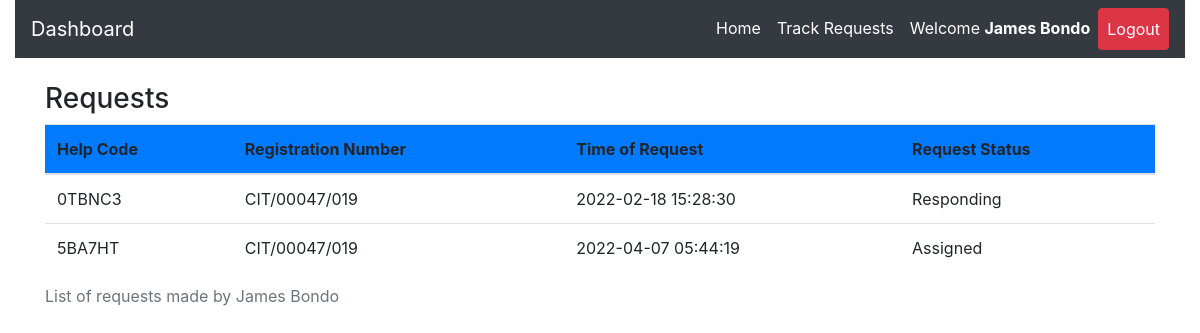
Page /track.php (signed in) on the earlier database version.
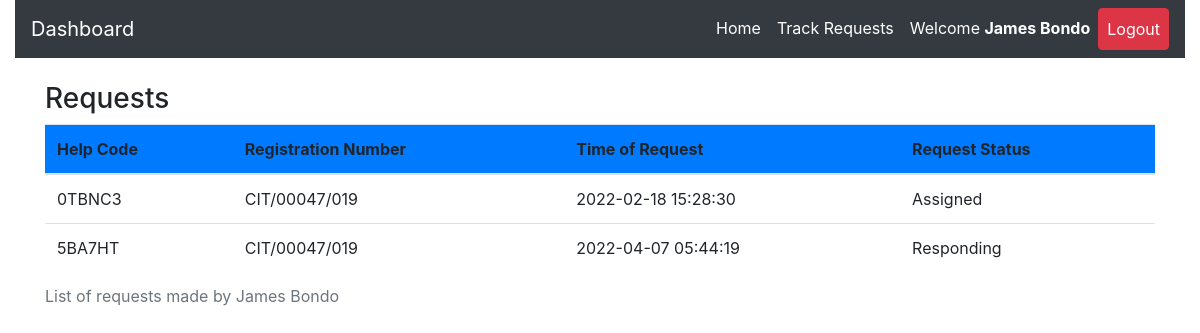
Same page on the later database version.
### tables this page shows
CREATE TABLE `request_status` (
  `id` int(11) NOT NULL,
  `helpID` varchar(50) NOT NULL,
  `ip_address` varchar(100) NOT NULL,
  `request_latitude` varchar(50) NOT NULL,
  `request_longitude` varchar(50) NOT NULL,
  `status` varchar(50) DEFAULT 'Pending',
  `admNo` varchar(255) NOT NULL,
  `timestamp` datetime NOT NULL DEFAULT CURRENT_TIMESTAMP
);

### track.php (the view, shortened to what this page needs)
<?php
include 'server.php';
?>
<!DOCTYPE html>
<html lang="en">
<?php
include './components/header.php';
?>
  <body>
    <?php
    include './components/navbar.php';
    ?>
<div class="container mt-4">
<table class="table">
  <caption>List of requests made by <?php  echo  $_SESSION['firstname'].' '. $_SESSION['lastname']; ?></caption>
  <thead>
      <h3>Requests</h3>
    <tr class='bg-primary'>
      <th scope="col">Help Code</th>
      <th scope="col">Registration Number</th>
      <th scope="col">Time of Request</th>
      <th scope="col">Request Status</th>
    </tr>
  </thead>
  <tbody>
        <?php
        if($_SESSION['username']){
            $reg_num = $_SESSION['username'];
            $data_fetch_query = "SELECT * FROM `request_status` WHERE admNo='$reg_num'";
            $data_result = mysqli_query($db, $data_fetch_query);
            if ($data_result->num_rows > 0){
                while($row = $data_result->fetch_assoc()) {
            echo "<tr> <td>" .$row["helpID"].  "</td>";
            echo "<td>" .$row["admNo"]."</td>";
            echo "<td>" .$row["timestamp"]."</td>";
            echo "<td>" .$row["status"]."</td> </tr>";
            }
            }else{
            echo "<td>"."No Requests Found"."</td>";
            }
            } else{
                echo "<td>"."No Data Found"."</td>";
            }
    ?>
              </tbody>
</table>
</div>
  </body>
</html>

### components/header.php (shortened to what this page needs)
<head>
    <link
      rel="stylesheet"
      href="https://maxcdn.bootstrapcdn.com/bootstrap/4.0.0/css/bootstrap.min.css"
    />
    <link rel="stylesheet" href="./static/css/style.css">
  </head>

### components/navbar.php (shortened to what this page needs)
<div class="container-fluid" id="mynav">
  <nav class="navbar navbar-expand-lg navbar-dark bg-dark">
  <a class="navbar-brand" href="#">Dashboard</a>
  <div class="collapse navbar-collapse" id="navbarSupportedContent">
    <ul class="navbar-nav ml-auto">
      <?php
     if($_SESSION['username']){ ?>
     <li class="nav-item active">
        <a class="nav-link" href="dashboard.php">Home </a>
      </li>
      <li class="nav-item active">
        <a class="nav-link" href="track.php">Track Requests </a>
      </li>
      <li class="nav-item active">
      <a class="nav-link" href="javascript:void(0)">
      <?php echo "Welcome  ". "<strong style='color:white;'>".$_SESSION['firstname']." ".$_SESSION['lastname']."</strong>  <br>";  ?> </a>
      </li>
      <li class="nav-item active">
        <a class="nav-link btn btn-danger" href="logout.php">Logout </a>
      </li>
         <?php
  }
 ?>
    </ul>
  </div>
</nav>
</div>

Differences in the rows shown:
changed request_status "0TBNC3": status "Responding" → "Assigned"
changed request_status "5BA7HT": status "Assigned" → "Responding"
